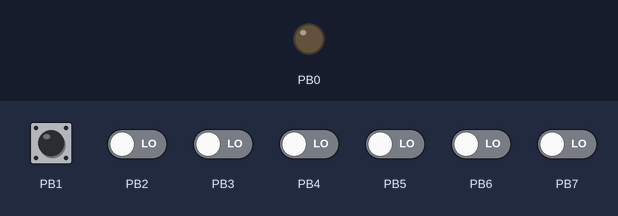
Recording of a program running on a simulated ATtiny2313, built with avr-gcc and emulated at 1 MHz. On the bench: output pins drawn as LEDs (lit = HIGH). The test bench sets the inputs (shaded band); at power-on: PB1 HIGH, PB2–7 LOW. What the program prints to the serial monitor is not drawn.

Above: at 1.2 s.
1.3 s: PB1 pulled LOW for 0.15 s
At 1.9 s:
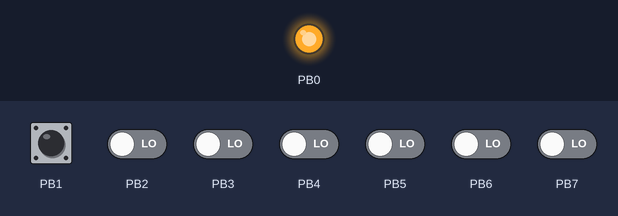
2.9 s: PB1 pulled LOW for 1 s
At 4.1 s:
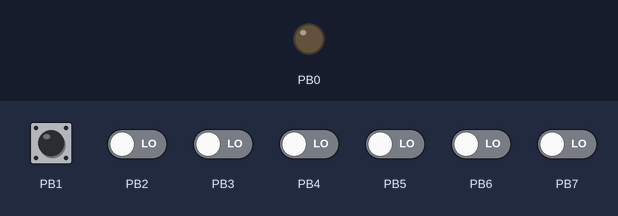
Timing chart, 0 to 5.9 s (numbered marks = the images above; inputs shaded):
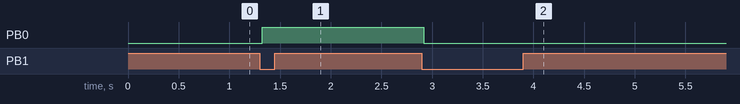

Measured:
- after the input at 1.3 s, PB0: LOW → HIGH at once
- after the input at 2.9 s, PB0: HIGH → LOW at once

The program:

main.c
```c
#include<avr/io.h>
#define noOfButtons 2
#include"ButtonPress.h"

/**
	MCU intercommunication - Polling approach
	Transmitter code
*/

void transmitData(void);

int main(void)
{
	// Initialize code for  LED BUTTON,
	DDRB |= 1<< PINB0;     // output pins
	DDRB &= ~( 1<< PINB1 ); // input pins
	PORTB &= ~(1 <<PINB0); // PB0 is off
	PORTB |= 1<< PINB1; // input pins are pulled high

	//And USART Spec (parity, databit length and stopBits)
	//setting up baud rate
	int UBRR_value = 25; //2400 baud rate with 0.2% error
	UBRRH= (unsigned char)(UBRR_value >> 8);
	UBRRL= (unsigned char)UBRR_value;

	// enable rx and tx USART control register
	UCSRB = (1 << RXEN | 1<<TXEN);

	//data bits 8 bits
	UCSRC |= 3<< UCSZ0;
	//2 stop bits

	UCSRC |= 1<<USBS;

	while(1)
	{

		if(ButtonPressed(0,PINB,1,500))
		{
			// toggle  LED
			PORTB ^= 1<< PINB0;
			// send data
			transmitData();
		}
		else
		{

		}

	}

}

void transmitData(void)
{
	while( !(UCSRA & (1<< UDRE))); //is UDRE bit in UCSRA is 0 keep looping (polling method)
	UDR=0b11110000; //send data
}
```

ButtonPress.h
```c
#ifndef ButtonPress // ensures this is loaded only once (if not defined)

#define ButtonPress // defines the name of this header file

#include <avr/io.h> // utility need for bit_is_cleared check


/*
 Button press header file
*/

// function prototypes declared here

char ButtonPressed(int buttonNo, unsigned char pinOfButton, unsigned char portBit,int cf_th);

//requires #defined nofButtons 10 to be added at before including this header fiel
char press[noOfButtons];
int pressed_cf[noOfButtons];
int released_cf[noOfButtons];


char ButtonPressed(int buttonNo,unsigned char pinOfButton, unsigned char portBit,int cf_th)
{
	if(bit_is_clear(pinOfButton,portBit))
	{

		if (pressed_cf[buttonNo]++ > cf_th)
		{
			if (press[buttonNo] == 0 )
			{
				press[buttonNo] = 1;
				return 1;// true case
			}
			pressed_cf[buttonNo] = 0;
		}
	}
	else
	{
		if(released_cf[buttonNo]++ > cf_th)
		{
			press[buttonNo]=0;
			released_cf[buttonNo]=0;
		}
	}
	return 0; // default return case
}

#endif
```
